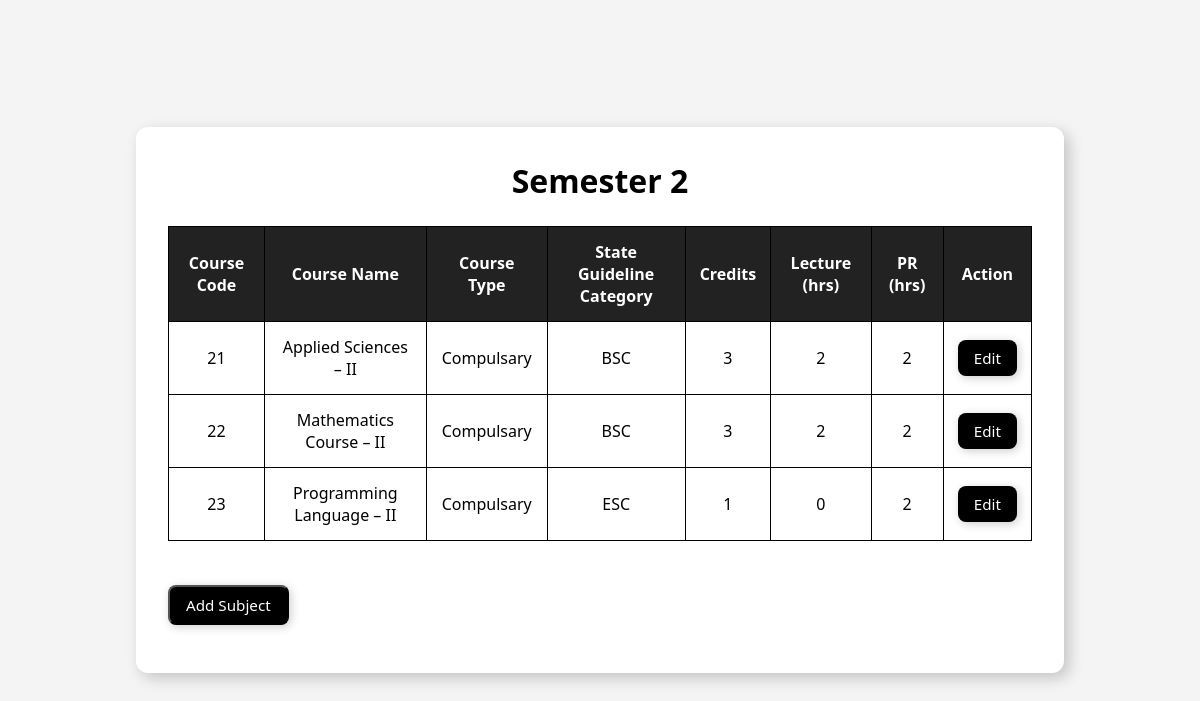
The app's page /semester-subjects/2/ with its own data.
### application/models.py (models this page shows, shortened)
class Subject(models.Model):
    course_code = models.CharField(max_length=10)
    course_name = models.CharField(max_length=100)
    course_type = models.CharField(max_length=100, default="Compulsary")
    category = models.CharField(max_length=50)
    credits = models.IntegerField()
    lecture_hours = models.IntegerField()
    pr_hours = models.IntegerField()
    semester = models.IntegerField()
    class Meta:
        constraints = [
            models.UniqueConstraint(fields=['course_code'], name='unique_course_code'),
            models.UniqueConstraint(fields=['course_name'], name='unique_course_name'),
        ]

### application/views.py (the view, shortened to what this page needs)
# urls.py: path('semester-subjects/<int:sem_number>/', views.sem_subjects, name='sem_subjects'),
def sem_subjects(request, sem_number):
    subjects = Subject.objects.filter(semester=sem_number)
    return render(request, 'credit/sem_subjects.html', {'subjects': subjects, 'semester': sem_number})

### templates/credit/sem_subjects.html (shortened to what this page needs)
<!DOCTYPE html>
<html lang="en">
<head>
</head>
<body>
    <div class="container">
        <h1>Semester {{ semester }}</h1>
        <div class="table-container">
            <table>
                <thead>
                    <tr>
                        <th>Course Code</th>
                        <th>Course Name</th>
                        <th>Course Type</th>
                        <th>State Guideline Category</th>
                        <th>Credits</th>
                        <th>Lecture (hrs)</th>
                        <th>PR (hrs)</th>
                        <th>Action</th>
                    </tr>
                </thead>
                <tbody>
                    {% for subject in subjects %}
                        <tr>
                            <td>{{ subject.course_code }}</td>
                            <td>{{ subject.course_name }}</td>
                            <td>{{ subject.course_type }}</td>
                            <td>{{ subject.category }}</td>
                            <td>{{ subject.credits }}</td>
                            <td>{{ subject.lecture_hours }}</td>
                            <td>{{ subject.pr_hours }}</td>
                            <td><a href="{% url 'edit_subject' subject.id %}" class="btn">Edit</a></td>
                        </tr>
                    {% empty %}
                        <tr>
                            <td colspan="8">No courses available for this semester.</td>
                        </tr>
                    {% endfor %}
                </tbody>
            </table>
        </div>
        <br><br>
        <div style="text-align: left; margin-bottom: 1rem;">
            <button class="btn" onclick="toggleForm()">Add Subject</button>
        </div>
    </div>
</body>
</html>

### templates/credit/sem_subjects.html (style rules this page uses)
* { margin: 0; padding: 0; box-sizing: border-box; font-family: 'Segoe UI', Tahoma, Geneva, Verdana, sans-serif; }
body { background-color: #f4f4f4; color: #000; display: flex; flex-direction: column; align-items: center; justify-content: center; min-height: 100vh; padding: 20px; }
.container { width: 80%; max-width: 1000px; background: #ffffff; border-radius: 12px; box-shadow: 5px 5px 15px rgba(0, 0, 0, 0.2); padding: 2rem; animation: fadeIn 0.5s ease-in-out; }
h1 { text-align: center; margin-bottom: 1.5rem; }
.table-container { overflow-x: auto; }
table { width: 100%; border-collapse: collapse; }
th, td { padding: 14px; border: 1px solid #000; text-align: center; }
th { background-color: #222; color: #fff; }
.btn { display: inline-block; padding: 0.5rem 1rem; background-color: #000000; color: #ffffff; border-radius: 8px; cursor: pointer; text-decoration: none; font-size: 0.95rem; transition: transform 0.3s ease, background-color 0.3s ease; text-align: center; box-shadow: 2px 2px 10px rgba(0, 0, 0, 0.2); }

### records on screen
Subject: course_code "21", course_name "Applied Sciences – II", course_type "Compulsary", category "BSC", credits "3", lecture_hours "2", pr_hours "2"
Subject: course_code "22", course_name "Mathematics Course – II", course_type "Compulsary", category "BSC", credits "3", lecture_hours "2", pr_hours "2"
Subject: course_code "23", course_name "Programming Language – II", course_type "Compulsary", category "ESC", credits "1", lecture_hours "0", pr_hours "2"

### other values on screen
{{ semester }} "2"
